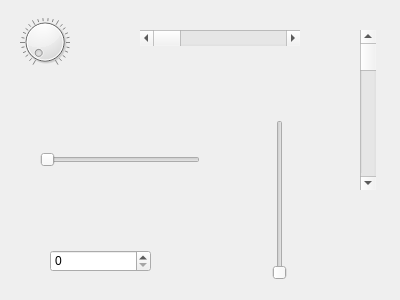
<?xml version="1.0" encoding="UTF-8"?>
<ui version="4.0">
 <class>Dialog2</class>
 <widget class="QDialog" name="Dialog2">
  <property name="geometry">
   <rect>
    <x>0</x>
    <y>0</y>
    <width>400</width>
    <height>300</height>
   </rect>
  </property>
  <property name="windowTitle">
   <string>Dialog</string>
  </property>
  <widget class="QDial" name="dial">
   <property name="geometry">
    <rect>
     <x>20</x>
     <y>10</y>
     <width>50</width>
     <height>64</height>
    </rect>
   </property>
   <property name="notchesVisible">
    <bool>true</bool>
   </property>
  </widget>
  <widget class="QScrollBar" name="horizontalScrollBar">
   <property name="geometry">
    <rect>
     <x>140</x>
     <y>30</y>
     <width>160</width>
     <height>16</height>
    </rect>
   </property>
   <property name="focusPolicy">
    <enum>Qt::StrongFocus</enum>
   </property>
   <property name="orientation">
    <enum>Qt::Horizontal</enum>
   </property>
   <property name="invertedControls">
    <bool>false</bool>
   </property>
  </widget>
  <widget class="QScrollBar" name="verticalScrollBar">
   <property name="geometry">
    <rect>
     <x>360</x>
     <y>30</y>
     <width>16</width>
     <height>160</height>
    </rect>
   </property>
   <property name="focusPolicy">
    <enum>Qt::StrongFocus</enum>
   </property>
   <property name="orientation">
    <enum>Qt::Vertical</enum>
   </property>
   <property name="invertedControls">
    <bool>true</bool>
   </property>
  </widget>
  <widget class="QSlider" name="horizontalSlider">
   <property name="geometry">
    <rect>
     <x>40</x>
     <y>150</y>
     <width>160</width>
     <height>19</height>
    </rect>
   </property>
   <property name="orientation">
    <enum>Qt::Horizontal</enum>
   </property>
  </widget>
  <widget class="QSlider" name="verticalSlider">
   <property name="geometry">
    <rect>
     <x>270</x>
     <y>120</y>
     <width>19</width>
     <height>160</height>
    </rect>
   </property>
   <property name="orientation">
    <enum>Qt::Vertical</enum>
   </property>
  </widget>
  <widget class="QSpinBox" name="spinBox">
   <property name="geometry">
    <rect>
     <x>50</x>
     <y>250</y>
     <width>101</width>
     <height>22</height>
    </rect>
   </property>
  </widget>
 </widget>
 <resources/>
 <connections>
  <connection>
   <sender>dial</sender>
   <signal>sliderMoved(int)</signal>
   <receiver>horizontalScrollBar</receiver>
   <slot>setValue(int)</slot>
   <hints>
    <hint type="sourcelabel">
     <x>50</x>
     <y>40</y>
    </hint>
    <hint type="destinationlabel">
     <x>144</x>
     <y>37</y>
    </hint>
   </hints>
  </connection>
  <connection>
   <sender>dial</sender>
   <signal>sliderMoved(int)</signal>
   <receiver>horizontalSlider</receiver>
   <slot>setValue(int)</slot>
   <hints>
    <hint type="sourcelabel">
     <x>60</x>
     <y>59</y>
    </hint>
    <hint type="destinationlabel">
     <x>61</x>
     <y>165</y>
    </hint>
   </hints>
  </connection>
  <connection>
   <sender>dial</sender>
   <signal>sliderMoved(int)</signal>
   <receiver>verticalSlider</receiver>
   <slot>setValue(int)</slot>
   <hints>
    <hint type="sourcelabel">
     <x>49</x>
     <y>55</y>
    </hint>
    <hint type="destinationlabel">
     <x>279</x>
     <y>143</y>
    </hint>
   </hints>
  </connection>
  <connection>
   <sender>dial</sender>
   <signal>sliderMoved(int)</signal>
   <receiver>verticalScrollBar</receiver>
   <slot>setValue(int)</slot>
   <hints>
    <hint type="sourcelabel">
     <x>47</x>
     <y>20</y>
    </hint>
    <hint type="destinationlabel">
     <x>367</x>
     <y>34</y>
    </hint>
   </hints>
  </connection>
  <connection>
   <sender>dial</sender>
   <signal>sliderMoved(int)</signal>
   <receiver>spinBox</receiver>
   <slot>setValue(int)</slot>
   <hints>
    <hint type="sourcelabel">
     <x>28</x>
     <y>67</y>
    </hint>
    <hint type="destinationlabel">
     <x>52</x>
     <y>256</y>
    </hint>
   </hints>
  </connection>
  <connection>
   <sender>horizontalScrollBar</sender>
   <signal>sliderMoved(int)</signal>
   <receiver>dial</receiver>
   <slot>setValue(int)</slot>
   <hints>
    <hint type="sourcelabel">
     <x>247</x>
     <y>37</y>
    </hint>
    <hint type="destinationlabel">
     <x>65</x>
     <y>27</y>
    </hint>
   </hints>
  </connection>
  <connection>
   <sender>horizontalScrollBar</sender>
   <signal>sliderMoved(int)</signal>
   <receiver>verticalScrollBar</receiver>
   <slot>setValue(int)</slot>
   <hints>
    <hint type="sourcelabel">
     <x>270</x>
     <y>38</y>
    </hint>
    <hint type="destinationlabel">
     <x>361</x>
     <y>38</y>
    </hint>
   </hints>
  </connection>
  <connection>
   <sender>horizontalScrollBar</sender>
   <signal>sliderMoved(int)</signal>
   <receiver>verticalSlider</receiver>
   <slot>setValue(int)</slot>
   <hints>
    <hint type="sourcelabel">
     <x>197</x>
     <y>38</y>
    </hint>
    <hint type="destinationlabel">
     <x>273</x>
     <y>135</y>
    </hint>
   </hints>
  </connection>
  <connection>
   <sender>horizontalScrollBar</sender>
   <signal>sliderMoved(int)</signal>
   <receiver>horizontalSlider</receiver>
   <slot>setValue(int)</slot>
   <hints>
    <hint type="sourcelabel">
     <x>169</x>
     <y>44</y>
    </hint>
    <hint type="destinationlabel">
     <x>153</x>
     <y>151</y>
    </hint>
   </hints>
  </connection>
  <connection>
   <sender>horizontalScrollBar</sender>
   <signal>sliderMoved(int)</signal>
   <receiver>spinBox</receiver>
   <slot>setValue(int)</slot>
   <hints>
    <hint type="sourcelabel">
     <x>173</x>
     <y>39</y>
    </hint>
    <hint type="destinationlabel">
     <x>145</x>
     <y>262</y>
    </hint>
   </hints>
  </connection>
  <connection>
   <sender>verticalScrollBar</sender>
   <signal>sliderMoved(int)</signal>
   <receiver>dial</receiver>
   <slot>setValue(int)</slot>
   <hints>
    <hint type="sourcelabel">
     <x>366</x>
     <y>74</y>
    </hint>
    <hint type="destinationlabel">
     <x>65</x>
     <y>16</y>
    </hint>
   </hints>
  </connection>
  <connection>
   <sender>verticalScrollBar</sender>
   <signal>sliderMoved(int)</signal>
   <receiver>horizontalScrollBar</receiver>
   <slot>setValue(int)</slot>
   <hints>
    <hint type="sourcelabel">
     <x>370</x>
     <y>79</y>
    </hint>
    <hint type="destinationlabel">
     <x>231</x>
     <y>31</y>
    </hint>
   </hints>
  </connection>
  <connection>
   <sender>verticalScrollBar</sender>
   <signal>sliderMoved(int)</signal>
   <receiver>horizontalSlider</receiver>
   <slot>setValue(int)</slot>
   <hints>
    <hint type="sourcelabel">
     <x>365</x>
     <y>144</y>
    </hint>
    <hint type="destinationlabel">
     <x>196</x>
     <y>164</y>
    </hint>
   </hints>
  </connection>
  <connection>
   <sender>verticalScrollBar</sender>
   <signal>sliderMoved(int)</signal>
   <receiver>verticalSlider</receiver>
   <slot>setValue(int)</slot>
   <hints>
    <hint type="sourcelabel">
     <x>365</x>
     <y>164</y>
    </hint>
    <hint type="destinationlabel">
     <x>279</x>
     <y>169</y>
    </hint>
   </hints>
  </connection>
  <connection>
   <sender>verticalScrollBar</sender>
   <signal>sliderMoved(int)</signal>
   <receiver>spinBox</receiver>
   <slot>setValue(int)</slot>
   <hints>
    <hint type="sourcelabel">
     <x>367</x>
     <y>182</y>
    </hint>
    <hint type="destinationlabel">
     <x>128</x>
     <y>269</y>
    </hint>
   </hints>
  </connection>
  <connection>
   <sender>horizontalSlider</sender>
   <signal>sliderMoved(int)</signal>
   <receiver>dial</receiver>
   <slot>setValue(int)</slot>
   <hints>
    <hint type="sourcelabel">
     <x>101</x>
     <y>159</y>
    </hint>
    <hint type="destinationlabel">
     <x>49</x>
     <y>69</y>
    </hint>
   </hints>
  </connection>
  <connection>
   <sender>horizontalSlider</sender>
   <signal>sliderMoved(int)</signal>
   <receiver>horizontalScrollBar</receiver>
   <slot>setValue(int)</slot>
   <hints>
    <hint type="sourcelabel">
     <x>119</x>
     <y>160</y>
    </hint>
    <hint type="destinationlabel">
     <x>162</x>
     <y>40</y>
    </hint>
   </hints>
  </connection>
  <connection>
   <sender>horizontalSlider</sender>
   <signal>sliderMoved(int)</signal>
   <receiver>verticalScrollBar</receiver>
   <slot>setValue(int)</slot>
   <hints>
    <hint type="sourcelabel">
     <x>137</x>
     <y>157</y>
    </hint>
    <hint type="destinationlabel">
     <x>368</x>
     <y>88</y>
    </hint>
   </hints>
  </connection>
  <connection>
   <sender>horizontalSlider</sender>
   <signal>sliderMoved(int)</signal>
   <receiver>verticalSlider</receiver>
   <slot>setValue(int)</slot>
   <hints>
    <hint type="sourcelabel">
     <x>194</x>
     <y>162</y>
    </hint>
    <hint type="destinationlabel">
     <x>286</x>
     <y>158</y>
    </hint>
   </hints>
  </connection>
  <connection>
   <sender>horizontalSlider</sender>
   <signal>sliderMoved(int)</signal>
   <receiver>spinBox</receiver>
   <slot>setValue(int)</slot>
   <hints>
    <hint type="sourcelabel">
     <x>83</x>
     <y>165</y>
    </hint>
    <hint type="destinationlabel">
     <x>82</x>
     <y>256</y>
    </hint>
   </hints>
  </connection>
  <connection>
   <sender>verticalSlider</sender>
   <signal>sliderMoved(int)</signal>
   <receiver>dial</receiver>
   <slot>setValue(int)</slot>
   <hints>
    <hint type="sourcelabel">
     <x>283</x>
     <y>221</y>
    </hint>
    <hint type="destinationlabel">
     <x>56</x>
     <y>13</y>
    </hint>
   </hints>
  </connection>
  <connection>
   <sender>verticalSlider</sender>
   <signal>sliderMoved(int)</signal>
   <receiver>horizontalScrollBar</receiver>
   <slot>setValue(int)</slot>
   <hints>
    <hint type="sourcelabel">
     <x>276</x>
     <y>227</y>
    </hint>
    <hint type="destinationlabel">
     <x>209</x>
     <y>39</y>
    </hint>
   </hints>
  </connection>
  <connection>
   <sender>verticalSlider</sender>
   <signal>sliderMoved(int)</signal>
   <receiver>verticalScrollBar</receiver>
   <slot>setValue(int)</slot>
   <hints>
    <hint type="sourcelabel">
     <x>285</x>
     <y>197</y>
    </hint>
    <hint type="destinationlabel">
     <x>365</x>
     <y>146</y>
    </hint>
   </hints>
  </connection>
  <connection>
   <sender>verticalSlider</sender>
   <signal>sliderMoved(int)</signal>
   <receiver>horizontalSlider</receiver>
   <slot>setValue(int)</slot>
   <hints>
    <hint type="sourcelabel">
     <x>277</x>
     <y>209</y>
    </hint>
    <hint type="destinationlabel">
     <x>184</x>
     <y>160</y>
    </hint>
   </hints>
  </connection>
  <connection>
   <sender>verticalSlider</sender>
   <signal>sliderMoved(int)</signal>
   <receiver>spinBox</receiver>
   <slot>setValue(int)</slot>
   <hints>
    <hint type="sourcelabel">
     <x>279</x>
     <y>260</y>
    </hint>
    <hint type="destinationlabel">
     <x>147</x>
     <y>259</y>
    </hint>
   </hints>
  </connection>
 </connections>
</ui>
